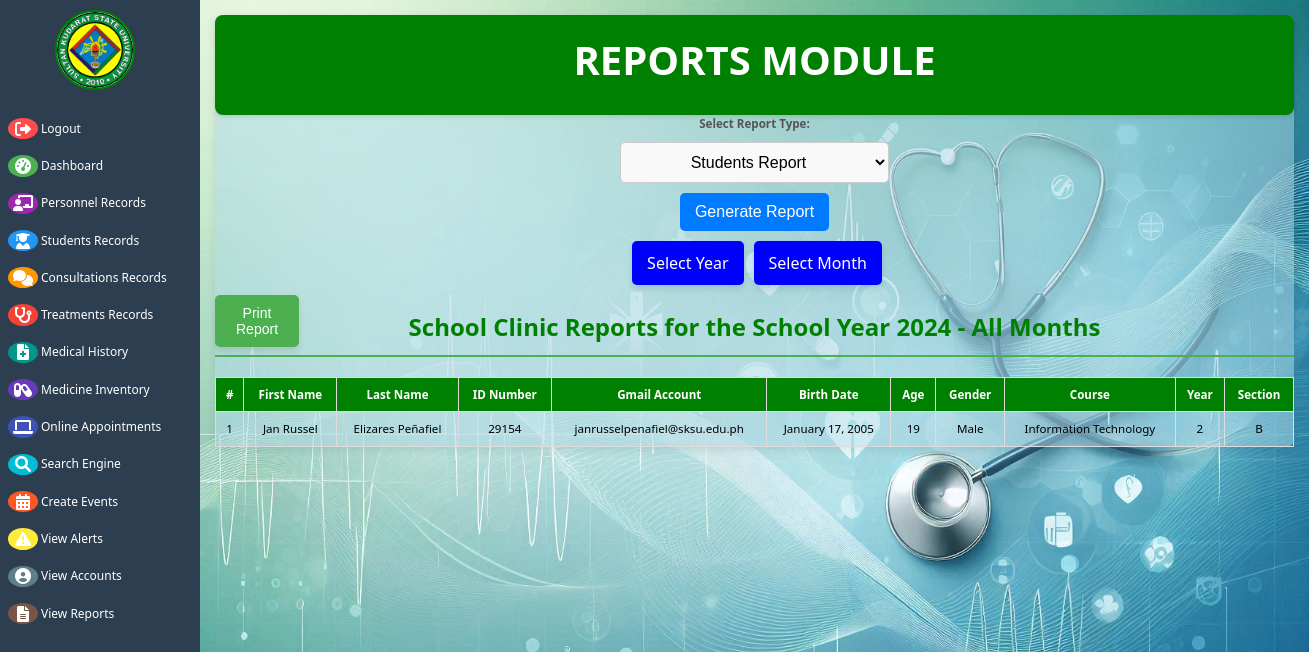
The app's page /reports.php?years=2024&report_type=students_report with its own data.
### tables this page shows
CREATE TABLE `personal_info` (
  `Num` int(11) NOT NULL,
  `FirstName` varchar(50) NOT NULL,
  `LastName` varchar(50) NOT NULL,
  `IDNumber` int(20) NOT NULL,
  `GmailAccount` varchar(50) NOT NULL,
  `Birthdate` date NOT NULL,
  `Age` int(2) NOT NULL,
  `Gender` varchar(20) NOT NULL,
  `Course` varchar(50) NOT NULL,
  `Yr` int(5) NOT NULL,
  `Section` varchar(20) NOT NULL,
  `ProfilePicture` varchar(255) DEFAULT NULL,
  `years` year(4) DEFAULT year(curdate()),
  `months` varchar(20) DEFAULT monthname(curdate()),
  `password` varchar(255) NOT NULL
);

### reports.php (the view, shortened to what this page needs)
<?php
$conn = mysqli_connect("localhost", "root", "", "ehrdb");
$currentYear = date("Y");
function getReportData($reportType, $year, $month = null) {
    global $conn;
    $baseQuery = "";
    $filterConditions = "WHERE years = ?";
    $params = array($year);
    $types = "s";
    $customLabels = [];
    switch ($reportType) {
        case 'students_report':
            $fields = "Num, FirstName, LastName, IDNumber, GmailAccount,
                       DATE_FORMAT(BirthDate, '%M %d, %Y') AS BirthDate, Age, Gender, Course, Yr, Section";
            $baseQuery = "SELECT $fields FROM personal_info";
            $customLabels = [
                'Num' => '#',
                'FirstName' => 'First Name',
                'LastName' => 'Last Name',
                'IDNumber' => 'ID Number',
                'GmailAccount' => 'Gmail Account',
                'BirthDate' => 'Birth Date',
                'Age' => 'Age',
                'Gender' => 'Gender',
                'Course' => 'Course',
                'Yr' => 'Year',
                'Section' => 'Section'
            ];
            break;
    }
    $sql = "$baseQuery $filterConditions ORDER BY Num ASC";
    $stmt = $conn->prepare($sql);
    if (count($params) > 0) {
        $stmt->bind_param($types, ...$params);
    }
    $stmt->execute();
    $result = $stmt->get_result();
    $data = $result->fetch_all(MYSQLI_ASSOC);
    return ['data' => $data, 'labels' => $customLabels];
}
$reportType = isset($_GET['report_type']) ? $_GET['report_type'] : 'students_report';
$selectedYear = isset($_GET['years']) ? intval($_GET['years']) : $currentYear;
$selectedMonth = isset($_GET['months']) && !empty($_GET['months']) ? $_GET['months'] : null;
$reportData = getReportData($reportType, $selectedYear, $selectedMonth);
?>
<!DOCTYPE html>
<html lang="en">
<head>
    <link rel="stylesheet" href="https://cdnjs.cloudflare.com/ajax/libs/font-awesome/6.0.0-beta3/css/all.min.css">
</head>
<body>
<button class="toggle-btn" id="toggleBtn"><i class="fas fa-bars"></i></button>
<div class="sidebar">
<div class="logo-container">
        <img src="sksu-logo.png" alt="SKSU Logo" class="sksu-logo">
   </div>
   <a href="logout_admin.php"><span class="icon-container logout"><i class="fas fa-sign-out-alt"></i></span> Logout</a>
<a href="dashboard.php"><span class="icon-container dashboard"><i class="fas fa-tachometer-alt"></i></span> Dashboard</a>
<a href="display_faculty.php"><span class="icon-container faculty"><i class="fas fa-chalkboard-teacher"></i></span> Personnel Records</a>
<a href="student_information.php"><span class="icon-container students"><i class="fas fa-user-graduate"></i></span> Students Records</a>
<a href="display_intv.php"><span class="icon-container consultations"><i class="fas fa-comments"></i></span> Consultations Records</a>
<a href="display_illmed.php"><span class="icon-container treatments"><i class="fas fa-stethoscope"></i></span> Treatments Records</a>
<a href="display_medical.php"><span class="icon-container medical"><i class="fas fa-file-medical"></i></span> Medical History</a>
<a href="display_inventory.php"><span class="icon-container inventory"><i class="fas fa-capsules"></i></span> Medicine Inventory</a>
<a href="display_online_appointment.php"><span class="icon-container online-appointment"><i class="fas fa-laptop"></i></span> Online Appointments</a>
<a href="search1.php"><span class="icon-container search"><i class="fas fa-search"></i></span> Search Engine</a>
<a href="events.php"><span class="icon-container events"><i class="fas fa-calendar-alt"></i></span> Create Events</a>
<a href="alert.php"><span class="icon-container alert"><i class="fas fa-exclamation-triangle"></i></span> View Alerts</a>
<a href="account.php"><span class="icon-container account"><i class="fas fa-user-circle"></i></span> View Accounts</a>
<a href="reports.php"><span class="icon-container reports"><i class="fas fa-file-alt"></i></span> View Reports</a>
</div>
<div class="container">
    <div class="main-content">
        <header>
            <h1>REPORTS MODULE</h1>
        </header>
<form method="GET" action="reports.php" class="form-group">
    <label for="report_type">Select Report Type:</label>
    <select id="report_type" name="report_type" class="input-select">
        <option value="students_report" <?= ($reportType == 'students_report') ? 'selected' : '' ?>>Students Report</option>
    </select>
    <button type="submit" class="btn">Generate Report</button>
    <div class="menu-container">
        <div class="menu">
            <div class="menu-button" onclick="toggleDropdown()">Select Year</div>
        </div>
        <?php
        $selectedMonth = isset($_GET['months']) ? $_GET['months'] : null;
        ?>
        <div class="menu">
            <div class="menu-button1" onclick="toggleMonthDropdown()">Select Month</div>
        </div>
    </div>
</form>
        <button onclick="printReport()" class="btn1">Print Report</button>
<h3>School Clinic Reports for the School Year <?php echo htmlspecialchars($selectedYear); ?> - <?php echo htmlspecialchars($selectedMonth ?: 'All Months'); ?></h3>
<div class="table-container">
    <table id="recordsTable">
        <thead>
            <tr>
                <?php if (!empty($reportData['data'])) {
                    foreach ($reportData['labels'] as $label) {
                        echo "<th>" . htmlspecialchars($label) . "</th>";
                    }
                } ?>
            </tr>
        </thead>
        <tbody>
            <?php if (!empty($reportData['data'])) {
                foreach ($reportData['data'] as $row) {
                    echo "<tr>";
                    foreach ($row as $cell) {
                        echo "<td>" . htmlspecialchars($cell) . "</td>";
                    }
                    echo "</tr>";
                }
            } else {
                echo "<tr><td colspan='100%'>No data available for the selected filters.</td></tr>";
            } ?>
        </tbody>
    </table>
</div>

### records on screen
personal_info: Num "1", FirstName "Jan Russel", LastName "Elizares Peñafiel", IDNumber "29154", GmailAccount "janrusselpenafiel@sksu.edu.ph", cell "January 17, 2005", Age "19", Gender "Male", Course "Information Technology", Yr "2", Section "B"

### other values on screen
$selectedYear "2024"
$selectedMonth ?: 'All Months' "All Months"
$label "#"
$label "First Name"
$label "Last Name"
$label "ID Number"
$label "Gmail Account"
$label "Birth Date"
$label "Age"
$label "Gender"
$label "Course"
$label "Year"
$label "Section"
